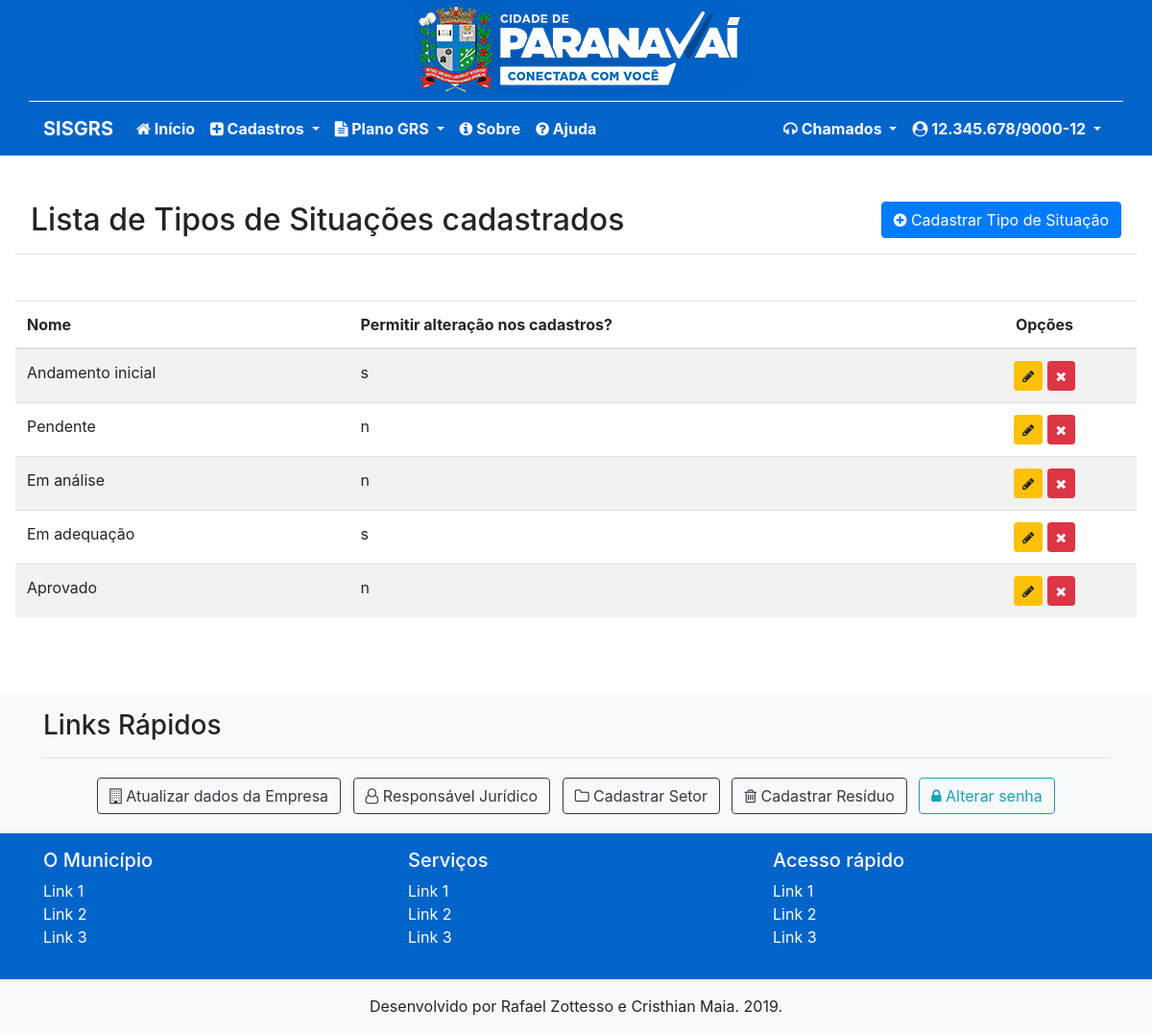
/listar/tiposituacao/ (signed in), run on the app's committed database.
### planogrs/models.py (models this page shows, shortened)
class TipoSituacao(models.Model):
    nome                    = models.CharField(max_length=50, unique=True)
    cor                     = models.CharField(max_length=10, choices=CORES_BS4_CHOICES, default='primary')
    pode_alterar_cadastros  = models.CharField(
        max_length=2, choices=SIMNAO_CHOICES, verbose_name="Permitir alteração nos cadastros?",
        help_text="Se sim, irá permitir que a Empresa possa alterar os dados cadastrados no sistema.",
        default='n')

### planogrs/views.py (the view)
# urls.py: path('listar/tiposituacao/', TipoSituacaoList.as_view(), name="listar-tiposituacao"),
class TipoSituacaoList(GroupRequiredMixin, LoginRequiredMixin, ListView):
    group_required = u"Prefeitura"
    login_url = reverse_lazy('login')
    model = TipoSituacao
    template_name = "planogrs/list_base.html"
    def get_context_data(self, *args, **kwargs):
        context = super(TipoSituacaoList, self).get_context_data(
            *args, **kwargs)
        context['colunas'] = [
            'Nome',
            'Permitir alteração nos cadastros?',
        ]
        context['fields'] = [
            'nome',
            'pode_alterar_cadastros',
        ]
        context['titulo'] = 'Lista de Tipos de Situações cadastrados'
        context['tituloinserir'] = 'Cadastrar Tipo de Situação'
        context['urlcadastrar'] = 'cadastrar-tiposituacao'
        context['urlalterar'] = 'alterar-tiposituacao'
        context['urlexcluir'] = 'alterar-tiposituacao'
        return context

### planogrs/templatetags/my_filters.py (called while the page is built)
@register.filter(name='has_group')
def has_group(user, group_name):
    return user.groups.filter(name=group_name).exists()

@register.filter(name='get')
def get(obj, key):
    atr = getattr(obj, key)
    if atr:
        return atr
    else:
        return ''

### planogrs/templates/planogrs/list_base.html (shortened to what this page needs)
{% extends 'planogrs/base.html' %}
{% load static %}
{% load crispy_forms_tags %}
{% load my_filters %}
{% block styles %}
<link rel="stylesheet" href="{% static 'vendor/datatables/css/dataTables.bootstrap4.min.css' %}">
<link rel="stylesheet" href="{% static 'vendor/datatables/css/fixedHeader.bootstrap.min.css' %}">
<link rel="stylesheet" href="{% static 'vendor/datatables/css/responsive.bootstrap.min.css' %}">
{% endblock %}
{% block conteudo %}
<div class="container-fluid py-5 px-3">
    <h2 class="border-bottom px-3 pb-3 mb-5">
        {{ titulo }}
        <a href="{% url urlcadastrar %}" class="btn btn-primary float-right">
            <i class="fa fa-plus-circle" aria-hidden="true"></i>
            {{tituloinserir}}
        </a>
    </h2>
    <div class="row my-3">
        <div class="col-md">
            <table class="table table-striped nowrap" style="width:100%" id="tabela-listar">
                <thead>
                    <tr>
                        {% for c in colunas %}
                        <th>{{ c }}</th>
                        {% endfor %}
                        <th class="text-center">Opções</th>
                    </tr>
                </thead>
                <tbody>
                    {% for obj in object_list  %}
                    <tr>
                        {% with text="" %}
                        {% for atributo in fields  %}
                        <td>
                            {% with obj|get:atributo as objtext %}
                                {{ objtext }}
                            {% endwith %}
                        </td>
                        {% endfor %}
                        <td class="text-center">
                            {% if urlalterar %}
                            <a href="{% url urlalterar obj.pk %}" class="btn btn-warning btn-sm" title="Editar">
                                <i class="fa fa-pencil" aria-hidden="true"></i>
                            </a>
                            {% endif %}
                            {% if urlexcluir %}
                            <button link="{% url urlexcluir obj.pk %}"
                                text="{{text}}"
                                class="btn btn-danger btn-sm btn-excluir"
                                title="Excluir" data-toggle="modal" data-target="#modal-excluir">
                                <i class="fa fa-times" aria-hidden="true"></i>
                            </button>
                            {% endif %}
                        </td>
                        {% endwith %}
                    </tr>
                    {% empty %}
                    <tr>
                        <td colspan="100%" class="text-center">
                            Nenhum registro encontrado.
                        </td>
                    </tr>
                    {% endfor %}
                </tbody>
            </table>
        </div>
    </div>
</div>
{% endblock %}

### data on the page
TipoSituacao: fields "Andamento inicial" "s"
TipoSituacao: fields "Pendente" "n"
TipoSituacao: fields "Em análise" "n"
TipoSituacao: fields "Em adequação" "s"
TipoSituacao: fields "Aprovado" "n"

### other printed values
{{ titulo }} "Lista de Tipos de Situações cadastrados"
{{ tituloinserir }} "Cadastrar Tipo de Situação"
{{ c }} "Nome" "Permitir alteração nos cadastros?"
